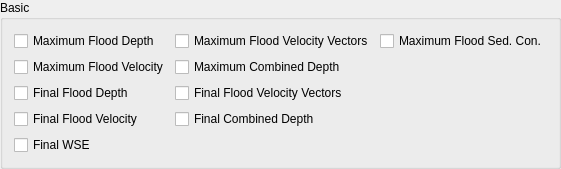
              <widget class="QgsCollapsibleGroupBox" name="bv_tp_cgb">
               <property name="title">
                <string>Basic</string>
               </property>
               <property name="collapsed">
                <bool>true</bool>
               </property>
               <layout class="QGridLayout" name="gridLayout_60">
                <item row="0" column="0">
                 <layout class="QGridLayout" name="gridLayout_58">
                  <item row="1" column="0">
                   <widget class="QCheckBox" name="mfv_tp_cb">
                    <property name="toolTip">
                     <string>&lt;html&gt;&lt;head/&gt;&lt;body&gt;&lt;p&gt;VELFP.OUT: Maximum floodplain flow velocity (fps or mps).&lt;/p&gt;&lt;/body&gt;&lt;/html&gt;</string>
                    </property>
                    <property name="toolTipDuration">
                     <number>0</number>
                    </property>
                    <property name="text">
                     <string>Maximum Flood Velocity</string>
                    </property>
                   </widget>
                  </item>
                  <item row="4" column="0">
                   <widget class="QCheckBox" name="ffv_tp_cb">
                    <property name="toolTip">
                     <string>&lt;html&gt;&lt;head/&gt;&lt;body&gt;&lt;p&gt;FINALVEL.OUT: Flow velocity at the end of the simulation (fps or mps).&lt;/p&gt;&lt;/body&gt;&lt;/html&gt;</string>
                    </property>
                    <property name="toolTipDuration">
                     <number>0</number>
                    </property>
                    <property name="text">
                     <string>Final Flood Velocity</string>
                    </property>
                   </widget>
                  </item>
                  <item row="3" column="0">
                   <widget class="QCheckBox" name="ffd_tp_cb">
                    <property name="toolTip">
                     <string>&lt;html&gt;&lt;head/&gt;&lt;body&gt;&lt;p&gt;FINALDEP.OUT: Final floodplain flow depths (ft or m).&lt;/p&gt;&lt;/body&gt;&lt;/html&gt;</string>
                    </property>
                    <property name="toolTipDuration">
                     <number>0</number>
                    </property>
                    <property name="text">
                     <string>Final Flood Depth</string>
                    </property>
                   </widget>
                  </item>
                  <item row="5" column="0">
                   <widget class="QCheckBox" name="fwse_tp_cb">
                    <property name="toolTip">
                     <string>&lt;html&gt;&lt;head/&gt;&lt;body&gt;&lt;p&gt;Final Corrected Water Elevation: FINALDEP.OUT + Final Ground Elevation (ft or m).&lt;/p&gt;&lt;p&gt;FLO-2D Pro Engine corrects the grid elevation automatically at runtime for several conditions.&lt;/p&gt;&lt;p&gt;1. Outflow elements - an outflow element that has 3 upstream neighbors that are lower elevation will be corrected to 0.1 ft below the lowest elevation.&lt;/p&gt;&lt;p&gt;2. Channel banks - grid elevations along channel banks will be corrected to the bank elevation defined in CHAN.DAT for prismatic channels or XSEC.DAT for natural channels.&lt;/p&gt;&lt;p&gt;3. Storm Drains - grid elevations that contain storm drain inlets or manholes will be adjusted to the rim elevation of the storm drain. This is represented by the invert elevation + max depth for the node in SWMM.inp.&lt;/p&gt;&lt;p&gt;Corrections are stored in two files:&lt;/p&gt;&lt;p&gt;FPREV.NEW for runs without storm drains.&lt;/p&gt;&lt;p&gt;TOPO_SDElev.RGH for runs with storm drains.&lt;/p&gt;&lt;/body&gt;&lt;/html&gt;</string>
                    </property>
                    <property name="toolTipDuration">
                     <number>0</number>
                    </property>
                    <property name="text">
                     <string>Final WSE</string>
                    </property>
                   </widget>
                  </item>
                  <item row="0" column="0">
                   <widget class="QCheckBox" name="mfd_tp_cb">
                    <property name="toolTip">
                     <string>&lt;html&gt;&lt;head/&gt;&lt;body&gt;&lt;p&gt;DEPTH.OUT: Maximum combined channel/floodplain flow depths (ft or m).&lt;/p&gt;&lt;/body&gt;&lt;/html&gt;</string>
                    </property>
                    <property name="toolTipDuration">
                     <number>0</number>
                    </property>
                    <property name="text">
                     <string>Maximum Flood Depth</string>
                    </property>
                   </widget>
                  </item>
                  <item row="0" column="2">
                   <widget class="QCheckBox" name="mfsc_tp_cb">
                    <property name="toolTip">
                     <string>&lt;html&gt;&lt;head/&gt;&lt;body&gt;&lt;p&gt;CVFPMAX.OUT: Floodplain fluid maximum sediment concentration by volume.&lt;/p&gt;&lt;/body&gt;&lt;/html&gt;</string>
                    </property>
                    <property name="toolTipDuration">
                     <number>0</number>
                    </property>
                    <property name="text">
                     <string>Maximum Flood Sed. Con.</string>
                    </property>
                   </widget>
                  </item>
                  <item row="0" column="1">
                   <widget class="QCheckBox" name="mfvv_tp_cb">
                    <property name="toolTip">
                     <string>&lt;html&gt;&lt;head/&gt;&lt;body&gt;&lt;p&gt;VELFP.OUT &amp;amp; VELDIREC.OUT: Combination of these two files to generate the maximum velocity vectors (fps or mps).&lt;/p&gt;&lt;/body&gt;&lt;/html&gt;</string>
                    </property>
                    <property name="toolTipDuration">
                     <number>0</number>
                    </property>
                    <property name="text">
                     <string>Maximum Flood Velocity Vectors</string>
                    </property>
                   </widget>
                  </item>
                  <item row="1" column="1">
                   <widget class="QCheckBox" name="cmd_tp_cb">
                    <property name="toolTip">
                     <string>&lt;html&gt;&lt;head/&gt;&lt;body&gt;&lt;p&gt;DEPTHMAX_2PHASE_COMBINED.OUT: Maximum flow depth of the combined two phase fluid and mudflows depth (added together) (ft or m).&lt;/p&gt;&lt;/body&gt;&lt;/html&gt;</string>
                    </property>
                    <property name="toolTipDuration">
                     <number>0</number>
                    </property>
                    <property name="text">
                     <string>Maximum Combined Depth</string>
                    </property>
                   </widget>
                  </item>
                  <item row="3" column="1">
                   <widget class="QCheckBox" name="ffvv_tp_cb">
                    <property name="toolTip">
                     <string>&lt;html&gt;&lt;head/&gt;&lt;body&gt;&lt;p&gt;FINALVEL.OUT &amp;amp; FINALDIR.OUT: Combination of these two files to generate the final velocity vectors (fps or mps).&lt;/p&gt;&lt;/body&gt;&lt;/html&gt;</string>
                    </property>
                    <property name="toolTipDuration">
                     <number>0</number>
                    </property>
                    <property name="text">
                     <string>Final Flood Velocity Vectors</string>
                    </property>
                   </widget>
                  </item>
                  <item row="4" column="1">
                   <widget class="QCheckBox" name="fcd_tp_cb">
                    <property name="toolTip">
                     <string>&lt;html&gt;&lt;head/&gt;&lt;body&gt;&lt;p&gt;FINALDEP_COMBO.OUT: Combined floodplain fluid and mudflow maximum flow depths. Floodplain fluid or mudflow max depth (whichever is greater) (ft or m).&lt;/p&gt;&lt;/body&gt;&lt;/html&gt;</string>
                    </property>
                    <property name="toolTipDuration">
                     <number>0</number>
                    </property>
                    <property name="text">
                     <string>Final Combined Depth</string>
                    </property>
                   </widget>
                  </item>
                 </layout>
                </item>
               </layout>
              </widget>
